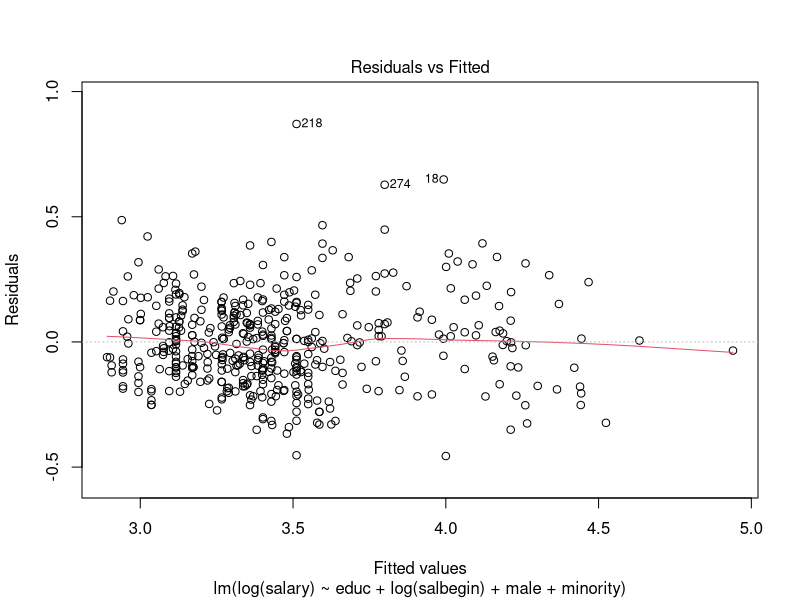
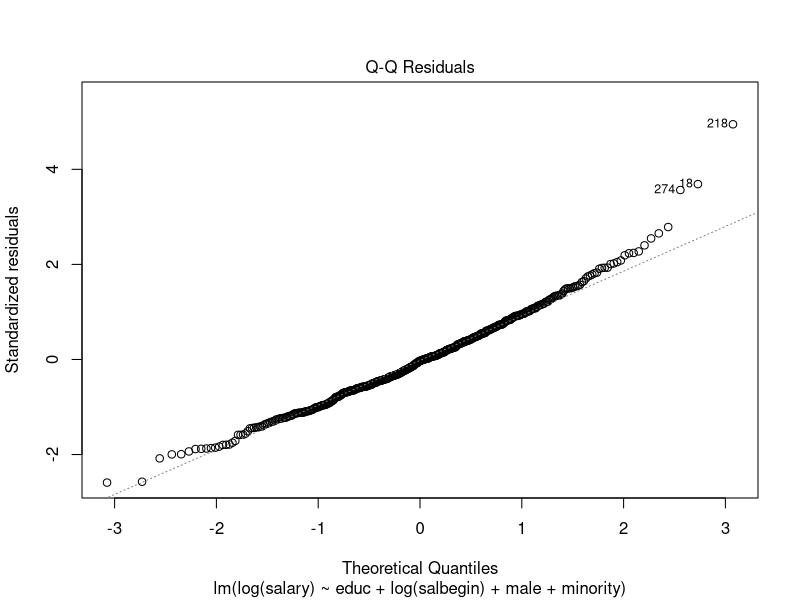
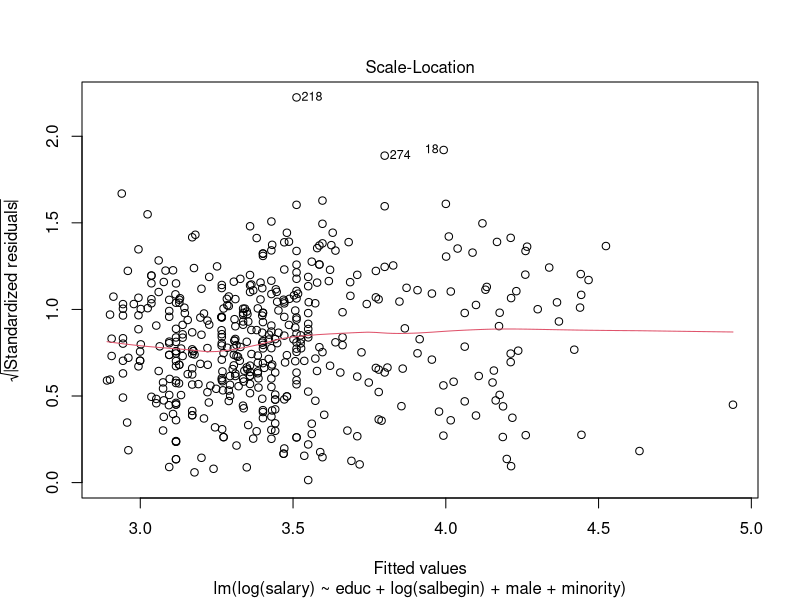
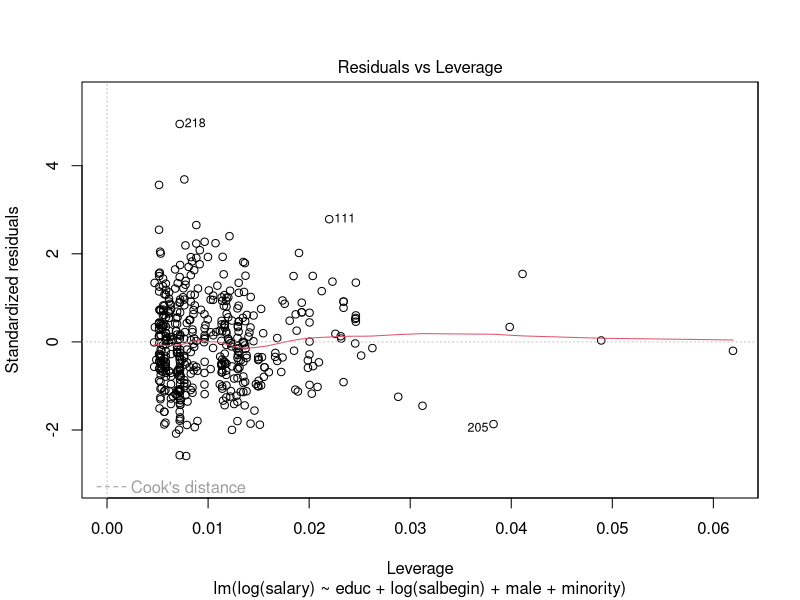

Reproduce these figures in R, in order.
## ---- chunk 1
knitr::opts_chunk$set(echo = TRUE)
## ---- chunk 2
options(scipen = 999)
library(readr)
library(foreign)
library(car)
data1 <- read_csv("data1.csv")
model <- lm(log(salary) ~ educ + log(salbegin) + male + minority, data = data1)
summary(model)
## ---- chunk 3
plot(model)
## ---- chunk 4
r=residuals(model)
res = r^2
summary(lm(res~educ + log(salbegin) + male + minority, data = data1))
## ---- chunk 5
LM = 0.1231*474
LM
## ---- chunk 6
1-pchisq(LM,4)
## ---- chunk 7
library(lmtest)
bptest(model)

## ---- chunk 8
yhat <- fitted(model)
quadu <- (residuals(model)^2)
model_white <- lm(quadu ~ yhat + I(yhat^2))

whitetest <- c("yhat=0", "I(yhat^2)=0")
linearHypothesis(model_white,whitetest)
## ---- chunk 9
bhat2 <- 0.82180
se_bhat2 <- 0.03603

t_stat <- (bhat2 - 1) / se_bhat2
t_stat
## ---- chunk 10
alpha <- 0.05
c <- qt(1-alpha/2, 469)
c
## ---- chunk 11
abs(t_stat)>c
## ---- chunk 12
pval <- 2*pt(-abs(t_stat), 469)
pval
## ---- chunk 13
model_r <- lm(log(salary) ~ educ + log(salbegin), data = data1)
## ---- chunk 14
r2_ur <- summary(model)$r.squared
r2_r <- summary(model_r)$r.squared
## ---- chunk 15
F <- (r2_ur-r2_r)/(1-r2_ur) * (474-4-1)/2
F
## ---- chunk 16
qf(0.95, 2, 469)
## ---- chunk 17
myh0 <- c("male=0", "minority=0")
linearHypothesis(model, myh0)
